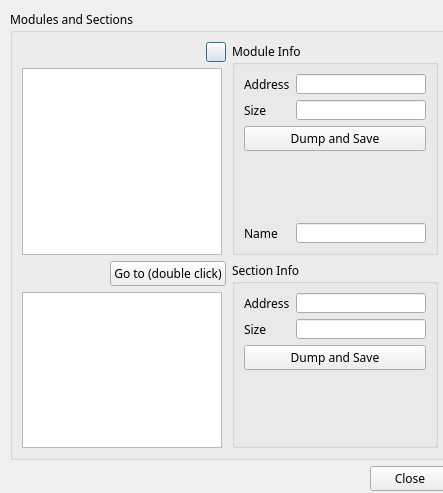
<?xml version="1.0" encoding="UTF-8"?>
<ui version="4.0">
 <class>CModuleListWindow</class>
 <widget class="QDialog" name="CModuleListWindow">
  <property name="geometry">
   <rect>
    <x>0</x>
    <y>0</y>
    <width>443</width>
    <height>493</height>
   </rect>
  </property>
  <property name="font">
   <font>
    <family>Ubuntu Mono</family>
   </font>
  </property>
  <property name="windowTitle">
   <string>Module List</string>
  </property>
  <widget class="QWidget" name="layoutWidget">
   <property name="geometry">
    <rect>
     <x>10</x>
     <y>10</y>
     <width>440</width>
     <height>481</height>
    </rect>
   </property>
   <layout class="QVBoxLayout" name="verticalLayout_4">
    <item>
     <widget class="QGroupBox" name="mainGroupBox">
      <property name="title">
       <string>Modules and Sections</string>
      </property>
      <layout class="QVBoxLayout" name="verticalLayout_3">
       <item>
        <layout class="QHBoxLayout" name="horizontalLayout_4">
         <item>
          <layout class="QVBoxLayout" name="verticalLayout">
           <item>
            <layout class="QHBoxLayout" name="horizontalLayout">
             <item>
              <spacer name="horizontalSpacer_2">
               <property name="orientation">
                <enum>Qt::Horizontal</enum>
               </property>
               <property name="sizeHint" stdset="0">
                <size>
                 <width>40</width>
                 <height>20</height>
                </size>
               </property>
              </spacer>
             </item>
             <item>
              <widget class="QPushButton" name="modulesRefreshButton">
               <property name="enabled">
                <bool>true</bool>
               </property>
               <property name="sizePolicy">
                <sizepolicy hsizetype="Minimum" vsizetype="Minimum">
                 <horstretch>0</horstretch>
                 <verstretch>0</verstretch>
                </sizepolicy>
               </property>
               <property name="minimumSize">
                <size>
                 <width>20</width>
                 <height>20</height>
                </size>
               </property>
               <property name="maximumSize">
                <size>
                 <width>20</width>
                 <height>20</height>
                </size>
               </property>
               <property name="layoutDirection">
                <enum>Qt::LeftToRight</enum>
               </property>
               <property name="autoFillBackground">
                <bool>false</bool>
               </property>
               <property name="text">
                <string/>
               </property>
               <property name="icon">
                <iconset resource="resources.qrc">
                 <normaloff>:/resources/images/refreshIcon.png</normaloff>:/resources/images/refreshIcon.png</iconset>
               </property>
               <property name="iconSize">
                <size>
                 <width>16</width>
                 <height>16</height>
                </size>
               </property>
              </widget>
             </item>
            </layout>
           </item>
           <item>
            <widget class="QListWidget" name="moduleList">
             <property name="minimumSize">
              <size>
               <width>200</width>
               <height>0</height>
              </size>
             </property>
             <property name="maximumSize">
              <size>
               <width>200</width>
               <height>16777215</height>
              </size>
             </property>
            </widget>
           </item>
          </layout>
         </item>
         <item>
          <widget class="QGroupBox" name="groupBox_5">
           <property name="title">
            <string>Module Info</string>
           </property>
           <layout class="QVBoxLayout" name="verticalLayout_5">
            <item>
             <layout class="QHBoxLayout" name="horizontalLayout_13">
              <property name="sizeConstraint">
               <enum>QLayout::SetMinimumSize</enum>
              </property>
              <item>
               <widget class="QLabel" name="moduleInfoLabel_4">
                <property name="sizePolicy">
                 <sizepolicy hsizetype="Preferred" vsizetype="Preferred">
                  <horstretch>0</horstretch>
                  <verstretch>0</verstretch>
                 </sizepolicy>
                </property>
                <property name="minimumSize">
                 <size>
                  <width>0</width>
                  <height>20</height>
                 </size>
                </property>
                <property name="maximumSize">
                 <size>
                  <width>16777215</width>
                  <height>20</height>
                 </size>
                </property>
                <property name="text">
                 <string>Address</string>
                </property>
               </widget>
              </item>
              <item>
               <widget class="QLineEdit" name="moduleInfoBaseAddressLine">
                <property name="minimumSize">
                 <size>
                  <width>130</width>
                  <height>20</height>
                 </size>
                </property>
                <property name="maximumSize">
                 <size>
                  <width>130</width>
                  <height>20</height>
                 </size>
                </property>
                <property name="readOnly">
                 <bool>true</bool>
                </property>
                <property name="placeholderText">
                 <string/>
                </property>
               </widget>
              </item>
             </layout>
            </item>
            <item>
             <layout class="QHBoxLayout" name="horizontalLayout_14">
              <item>
               <widget class="QLabel" name="moduleInfoLabel_5">
                <property name="text">
                 <string>Size</string>
                </property>
               </widget>
              </item>
              <item>
               <widget class="QLineEdit" name="moduleInfoSizeLine">
                <property name="minimumSize">
                 <size>
                  <width>130</width>
                  <height>20</height>
                 </size>
                </property>
                <property name="maximumSize">
                 <size>
                  <width>130</width>
                  <height>20</height>
                 </size>
                </property>
                <property name="readOnly">
                 <bool>true</bool>
                </property>
               </widget>
              </item>
             </layout>
            </item>
            <item>
             <widget class="QPushButton" name="dumpModuleButton">
              <property name="text">
               <string>Dump and Save</string>
              </property>
             </widget>
            </item>
            <item>
             <widget class="QLabel" name="dumpModuleLastMessageLabel">
              <property name="minimumSize">
               <size>
                <width>0</width>
                <height>60</height>
               </size>
              </property>
              <property name="inputMethodHints">
               <set>Qt::ImhMultiLine</set>
              </property>
              <property name="text">
               <string/>
              </property>
              <property name="alignment">
               <set>Qt::AlignLeading|Qt::AlignLeft|Qt::AlignTop</set>
              </property>
              <property name="wordWrap">
               <bool>true</bool>
              </property>
             </widget>
            </item>
            <item>
             <spacer name="verticalSpacer_3">
              <property name="orientation">
               <enum>Qt::Vertical</enum>
              </property>
              <property name="sizeHint" stdset="0">
               <size>
                <width>20</width>
                <height>40</height>
               </size>
              </property>
             </spacer>
            </item>
            <item>
             <layout class="QHBoxLayout" name="horizontalLayout_15">
              <item>
               <widget class="QLabel" name="moduleInfoLabel_6">
                <property name="text">
                 <string>Name</string>
                </property>
               </widget>
              </item>
              <item>
               <widget class="QLineEdit" name="moduleInfoNameLine">
                <property name="minimumSize">
                 <size>
                  <width>130</width>
                  <height>20</height>
                 </size>
                </property>
                <property name="maximumSize">
                 <size>
                  <width>130</width>
                  <height>20</height>
                 </size>
                </property>
                <property name="readOnly">
                 <bool>true</bool>
                </property>
               </widget>
              </item>
             </layout>
            </item>
           </layout>
          </widget>
         </item>
        </layout>
       </item>
       <item>
        <layout class="QHBoxLayout" name="horizontalLayout_3">
         <item>
          <layout class="QVBoxLayout" name="verticalLayout_2">
           <item>
            <layout class="QHBoxLayout" name="horizontalLayout_2">
             <item>
              <spacer name="horizontalSpacer">
               <property name="orientation">
                <enum>Qt::Horizontal</enum>
               </property>
               <property name="sizeHint" stdset="0">
                <size>
                 <width>40</width>
                 <height>20</height>
                </size>
               </property>
              </spacer>
             </item>
             <item>
              <widget class="QPushButton" name="sectionsListGoToButton_2">
               <property name="maximumSize">
                <size>
                 <width>130</width>
                 <height>16777215</height>
                </size>
               </property>
               <property name="text">
                <string>Go to (double click)</string>
               </property>
              </widget>
             </item>
            </layout>
           </item>
           <item>
            <widget class="QListWidget" name="sectionList">
             <property name="minimumSize">
              <size>
               <width>200</width>
               <height>0</height>
              </size>
             </property>
             <property name="maximumSize">
              <size>
               <width>200</width>
               <height>16777215</height>
              </size>
             </property>
            </widget>
           </item>
          </layout>
         </item>
         <item>
          <widget class="QGroupBox" name="groupBox_6">
           <property name="title">
            <string>Section Info</string>
           </property>
           <layout class="QVBoxLayout" name="verticalLayout_11">
            <item>
             <layout class="QHBoxLayout" name="horizontalLayout_18">
              <property name="sizeConstraint">
               <enum>QLayout::SetMinimumSize</enum>
              </property>
              <item>
               <widget class="QLabel" name="sectionInfoLabel_3">
                <property name="sizePolicy">
                 <sizepolicy hsizetype="Preferred" vsizetype="Preferred">
                  <horstretch>0</horstretch>
                  <verstretch>0</verstretch>
                 </sizepolicy>
                </property>
                <property name="minimumSize">
                 <size>
                  <width>0</width>
                  <height>20</height>
                 </size>
                </property>
                <property name="maximumSize">
                 <size>
                  <width>16777215</width>
                  <height>20</height>
                 </size>
                </property>
                <property name="text">
                 <string>Address</string>
                </property>
               </widget>
              </item>
              <item>
               <widget class="QLineEdit" name="sectionInfoBaseAddressLine">
                <property name="minimumSize">
                 <size>
                  <width>130</width>
                  <height>20</height>
                 </size>
                </property>
                <property name="maximumSize">
                 <size>
                  <width>130</width>
                  <height>20</height>
                 </size>
                </property>
                <property name="readOnly">
                 <bool>true</bool>
                </property>
                <property name="placeholderText">
                 <string/>
                </property>
               </widget>
              </item>
             </layout>
            </item>
            <item>
             <layout class="QHBoxLayout" name="horizontalLayout_19">
              <item>
               <widget class="QLabel" name="sectionInfoLabel_4">
                <property name="text">
                 <string>Size</string>
                </property>
               </widget>
              </item>
              <item>
               <widget class="QLineEdit" name="sectionInfoSizeLine">
                <property name="minimumSize">
                 <size>
                  <width>130</width>
                  <height>20</height>
                 </size>
                </property>
                <property name="maximumSize">
                 <size>
                  <width>130</width>
                  <height>20</height>
                 </size>
                </property>
                <property name="readOnly">
                 <bool>true</bool>
                </property>
               </widget>
              </item>
             </layout>
            </item>
            <item>
             <widget class="QPushButton" name="dumpSectionButton">
              <property name="font">
               <font>
                <family>Ubuntu Mono</family>
                <pointsize>9</pointsize>
               </font>
              </property>
              <property name="text">
               <string>Dump and Save</string>
              </property>
             </widget>
            </item>
            <item>
             <widget class="QLabel" name="dumpSectionLastMessageLabel">
              <property name="minimumSize">
               <size>
                <width>0</width>
                <height>60</height>
               </size>
              </property>
              <property name="inputMethodHints">
               <set>Qt::ImhMultiLine</set>
              </property>
              <property name="text">
               <string/>
              </property>
              <property name="alignment">
               <set>Qt::AlignLeading|Qt::AlignLeft|Qt::AlignTop</set>
              </property>
              <property name="wordWrap">
               <bool>true</bool>
              </property>
             </widget>
            </item>
            <item>
             <spacer name="verticalSpacer_4">
              <property name="orientation">
               <enum>Qt::Vertical</enum>
              </property>
              <property name="sizeHint" stdset="0">
               <size>
                <width>20</width>
                <height>40</height>
               </size>
              </property>
             </spacer>
            </item>
           </layout>
          </widget>
         </item>
        </layout>
       </item>
      </layout>
     </widget>
    </item>
    <item>
     <layout class="QHBoxLayout" name="horizontalLayout_5">
      <item>
       <spacer name="horizontalSpacer_3">
        <property name="orientation">
         <enum>Qt::Horizontal</enum>
        </property>
        <property name="sizeHint" stdset="0">
         <size>
          <width>40</width>
          <height>20</height>
         </size>
        </property>
       </spacer>
      </item>
      <item>
       <widget class="QPushButton" name="closeButton">
        <property name="text">
         <string>Close</string>
        </property>
       </widget>
      </item>
     </layout>
    </item>
   </layout>
  </widget>
 </widget>
 <resources>
  <include location="resources.qrc"/>
 </resources>
 <connections/>
</ui>
